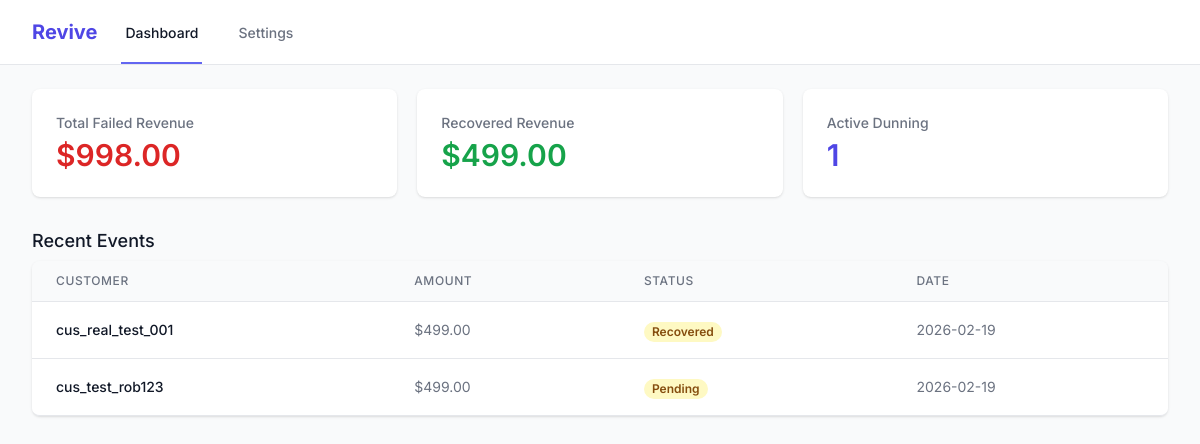
The page / on the database its author committed.
### app/models.py (models this page shows)
class RecoveryEvent(Base):
    __tablename__ = "recovery_events"
    id = Column(Integer, primary_key=True, index=True)
    user_id = Column(Integer, ForeignKey("users.id"))
    stripe_customer_id = Column(String)
    invoice_id = Column(String)
    amount_due = Column(Float)
    status = Column(String)  # 'pending', 'recovered', 'failed'
    created_at = Column(DateTime, default=datetime.utcnow)
    user = relationship("User", back_populates="events")

### app/main.py (the view)
@app.get("/", response_class=HTMLResponse)
async def dashboard(request: Request, db: AsyncSession = Depends(get_db)):
    result = await db.execute(select(func.sum(RecoveryEvent.amount_due)))
    failed_amount = result.scalar() or 0.0
    result_rec = await db.execute(select(func.sum(RecoveryEvent.amount_due)).where(RecoveryEvent.status == 'recovered'))
    recovered_amount = result_rec.scalar() or 0.0
    result_count = await db.execute(select(func.count(RecoveryEvent.id)).where(RecoveryEvent.status == 'pending'))
    active_count = result_count.scalar() or 0
    result_events = await db.execute(select(RecoveryEvent).order_by(RecoveryEvent.created_at.desc()).limit(10))
    events = result_events.scalars().all()
    event_list = []
    for e in events:
        event_list.append({
            "customer": e.stripe_customer_id,
            "amount": f"{e.amount_due:.2f}",
            "status": e.status.capitalize(),
            "date": e.created_at.strftime("%Y-%m-%d")
        })
    context = {
        "request": request,
        "failed_amount": f"{failed_amount:.2f}",
        "recovered_amount": f"{recovered_amount:.2f}",
        "active_count": active_count,
        "events": event_list
    }
    return templates.TemplateResponse("dashboard.html", context)

### app/templates/dashboard.html
{% extends "base.html" %}
{% block content %}
<div class="grid grid-cols-1 gap-5 sm:grid-cols-3">
    <div class="bg-white overflow-hidden shadow rounded-lg">
        <div class="px-4 py-5 sm:p-6">
            <dt class="text-sm font-medium text-gray-500 truncate">Total Failed Revenue</dt>
            <dd class="mt-1 text-3xl font-semibold text-red-600">${{ failed_amount }}</dd>
        </div>
    </div>
    <div class="bg-white overflow-hidden shadow rounded-lg">
        <div class="px-4 py-5 sm:p-6">
            <dt class="text-sm font-medium text-gray-500 truncate">Recovered Revenue</dt>
            <dd class="mt-1 text-3xl font-semibold text-green-600">${{ recovered_amount }}</dd>
        </div>
    </div>
    <div class="bg-white overflow-hidden shadow rounded-lg">
        <div class="px-4 py-5 sm:p-6">
            <dt class="text-sm font-medium text-gray-500 truncate">Active Dunning</dt>
            <dd class="mt-1 text-3xl font-semibold text-indigo-600">{{ active_count }}</dd>
        </div>
    </div>
</div>
<div class="mt-8">
    <h3 class="text-lg leading-6 font-medium text-gray-900">Recent Events</h3>
    <div class="flex flex-col mt-2">
        <div class="-my-2 overflow-x-auto sm:-mx-6 lg:-mx-8">
            <div class="py-2 align-middle inline-block min-w-full sm:px-6 lg:px-8">
                <div class="shadow overflow-hidden border-b border-gray-200 sm:rounded-lg">
                    <table class="min-w-full divide-y divide-gray-200">
                        <thead class="bg-gray-50">
                            <tr>
                                <th scope="col" class="px-6 py-3 text-left text-xs font-medium text-gray-500 uppercase tracking-wider">Customer</th>
                                <th scope="col" class="px-6 py-3 text-left text-xs font-medium text-gray-500 uppercase tracking-wider">Amount</th>
                                <th scope="col" class="px-6 py-3 text-left text-xs font-medium text-gray-500 uppercase tracking-wider">Status</th>
                                <th scope="col" class="px-6 py-3 text-left text-xs font-medium text-gray-500 uppercase tracking-wider">Date</th>
                            </tr>
                        </thead>
                        <tbody class="bg-white divide-y divide-gray-200">
                            {% for event in events %}
                            <tr>
                                <td class="px-6 py-4 whitespace-nowrap text-sm font-medium text-gray-900">{{ event.customer }}</td>
                                <td class="px-6 py-4 whitespace-nowrap text-sm text-gray-500">${{ event.amount }}</td>
                                <td class="px-6 py-4 whitespace-nowrap">
                                    <span class="px-2 inline-flex text-xs leading-5 font-semibold rounded-full bg-yellow-100 text-yellow-800">
                                        {{ event.status }}
                                    </span>
                                </td>
                                <td class="px-6 py-4 whitespace-nowrap text-sm text-gray-500">{{ event.date }}</td>
                            </tr>
                            {% endfor %}
                        </tbody>
                    </table>
                </div>
            </div>
        </div>
    </div>
</div>
{% endblock %}

### app/templates/base.html (shortened to what this page needs)
<!DOCTYPE html>
<html lang="en">
<head>
    <script src="https://cdn.tailwindcss.com"></script>
</head>
<body class="bg-gray-50 text-gray-900">
    <nav class="bg-white border-b border-gray-200">
        <div class="max-w-7xl mx-auto px-4 sm:px-6 lg:px-8">
            <div class="flex justify-between h-16">
                <div class="flex">
                    <div class="flex-shrink-0 flex items-center">
                        <span class="text-xl font-bold text-indigo-600">Revive</span>
                    </div>
                    <div class="hidden sm:ml-6 sm:flex sm:space-x-8">
                        <a href="/" class="border-indigo-500 text-gray-900 inline-flex items-center px-1 pt-1 border-b-2 text-sm font-medium">Dashboard</a>
                        <a href="/settings" class="border-transparent text-gray-500 hover:border-gray-300 hover:text-gray-700 inline-flex items-center px-1 pt-1 border-b-2 text-sm font-medium">Settings</a>
                    </div>
                </div>
            </div>
        </div>
    </nav>
    <main class="max-w-7xl mx-auto py-6 sm:px-6 lg:px-8">
        {% block content %}{% endblock %}
    </main>
</body>
</html>

### app/templates/base.html (style rules this page uses)
body { font-family: 'Inter', sans-serif; }

### rows shown on the page
RecoveryEvent: customer "cus_real_test_001", amount "499.00", status "Recovered", date "2026-02-19"
RecoveryEvent: customer "cus_test_rob123", amount "499.00", status "Pending", date "2026-02-19"

### other values the page prints
{{ failed_amount }} "998.00"
{{ recovered_amount }} "499.00"
{{ active_count }} "1"
